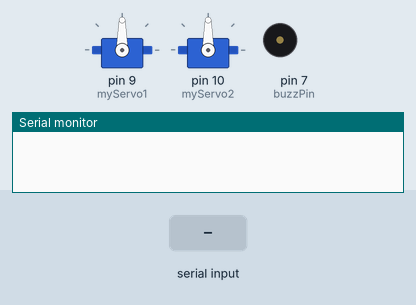
Simulated run of this sketch. Board: Arduino Uno, built with avr-gcc and run on an emulated ATmega328P. Parts: 2 × servo, buzzer (waves = sounding, pin HIGH), the last lines printed to the serial monitor. Inputs (shaded band) come from the test bench.

Above: at 0.9 s.
1.0 s: "start\n" received over Serial
At 1.9 s:
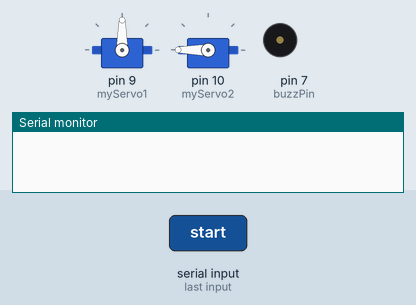
2.5 s: "paperWaste\n" received over Serial
At 4.7 s:
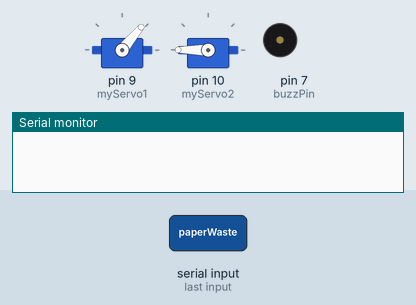
At 8.2 s:
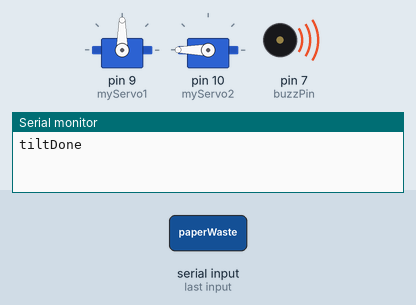
Timing chart, 0 to 10.6 s (numbered marks = the images above; inputs shaded):
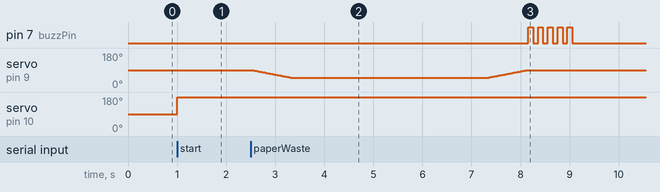

The sketch:

arduinoPart1.ino
```cpp
#include <Servo.h>

Servo myServo1;
Servo myServo2;
const int buzzPin = 7;

void resetServoPositions() {
  myServo1.write(90);
  myServo2.write(180);
}

void setup() {
  // Attach servo.
  myServo1.attach(9);
  myServo2.attach(10);

  pinMode(buzzPin, OUTPUT);

  Serial.begin(9600);

  // Wait for serial command to start the
  // system so that the servo will stay as is.
  while (true) {
    if (Serial.available()) {
      String command = Serial.readStringUntil('\n');

      if (command == "start") {
        break;
      }
    }
  }

  // Turn back servo to default position.
  resetServoPositions();
}

void loop() {
  int wasteType = 0;

  if (Serial.available()) {
    String command = Serial.readStringUntil('\n');
    //Serial.println("Received command: " + command);

    if (command == "paperWaste") {
      // Tilt servo1 left. Adjust the angle as per your servo setup.
      //Serial.println("Tilt servo 1 left");
      for (int i = 90; i >= 50 ; i--) {
        myServo1.write(i);
        delay(20);
      }
      wasteType = 1;

    } else if (command == "plasticWaste") {
      // Tilt servo1 right. Adjust the angle as per your servo setup.
      //Serial.println("Tilt servo 1 right");
      for (int i = 90; i <= 120 ; i++) {
        myServo1.write(i);
        delay(20);
      }
      wasteType = 2;

    } else if (command == "infectiousWaste") {
      // Turn servo2 forwards. Adjust the angle as per your servo setup.
      //Serial.println("Tilt servo 2 forwards");
      for (int i = 180; i >= 135; i--) {
        myServo2.write(i);
        delay(20);
      }
      wasteType = 3;
    } else if (command == "invalid") {
      // Turn on buzzer for certain period
      // if more than two categories is detected.
      for (int i = 0; i < 5; i++) {
        digitalWrite(buzzPin, HIGH);
        delay(500);
        digitalWrite(buzzPin, LOW);
        delay(500);
      }
    }

    // Add delay in sending for serial buffer.
    delay(1000);

    if (wasteType != 0) {
      // Add another delay to wait for the tilting.
      //Serial.println("Waiting for tilt to finish...");
      delay(3000);

      if (wasteType == 1) {
        for (int i = 50; i <= 90; i++) {
          myServo1.write(i);
          delay(20);
        }
      } else if (wasteType == 2) {
        for (int i = 120; i >= 90; i--) {
          myServo1.write(i);
          delay(20);
        }
      } else if (wasteType == 3) {
        for (int i = 135; i <= 180; i++) {
          myServo2.write(i);
          delay(20);
        }
      }


      // Send back confirmation message.
      Serial.println("tiltDone");
      wasteType = 0;

      for (int i = 0; i < 5; i++) {
        digitalWrite(buzzPin, HIGH);
        delay(100);
        digitalWrite(buzzPin, LOW);
        delay(100);
      }
    }
  }
}
```

Measured:
- after the input at 1.0 s, servo on pin 10 (myServo2): 90° → 180° at once
- after the input at 2.5 s, pin 7 (buzzPin): alternates HIGH for 0.10 s and LOW for 0.10 s, 10 changes in all, then stays LOW, starting after 5.7 s
